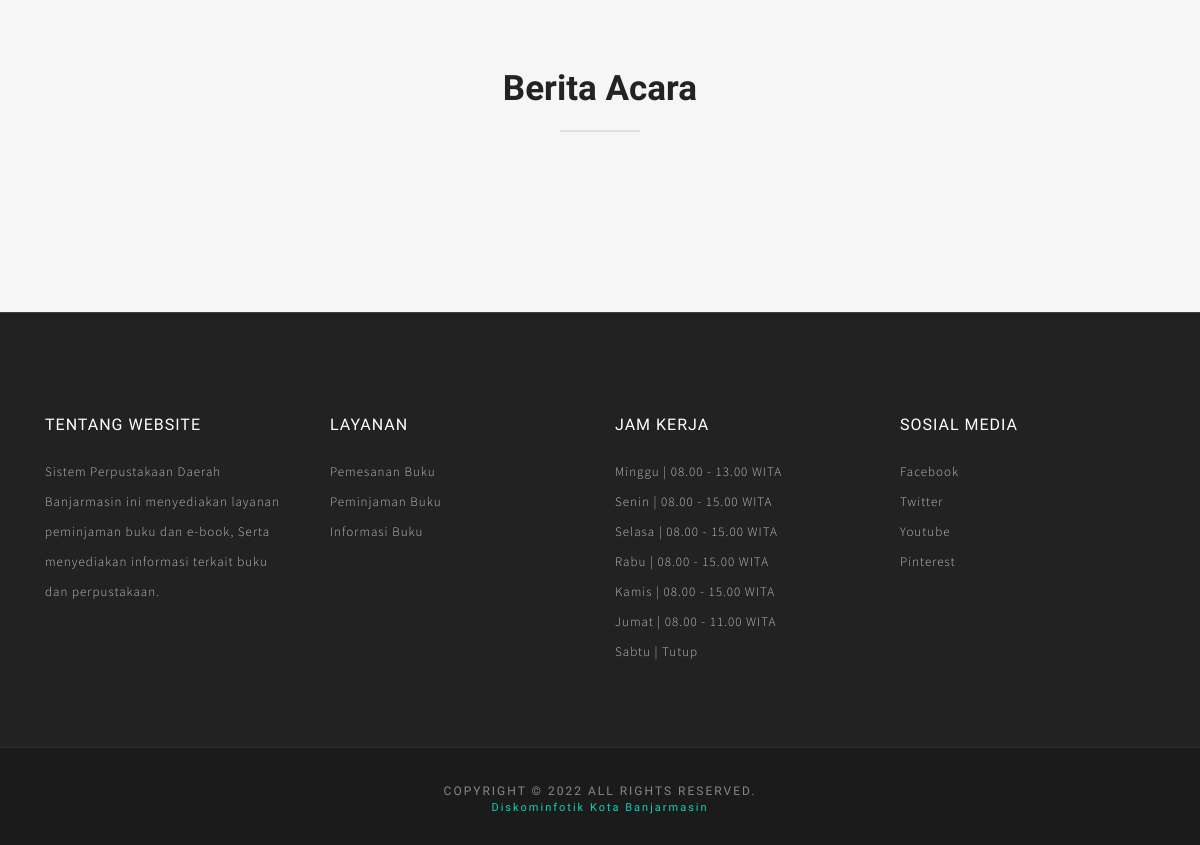
Page /Front-end/index.php (lower part) on the earlier database version.
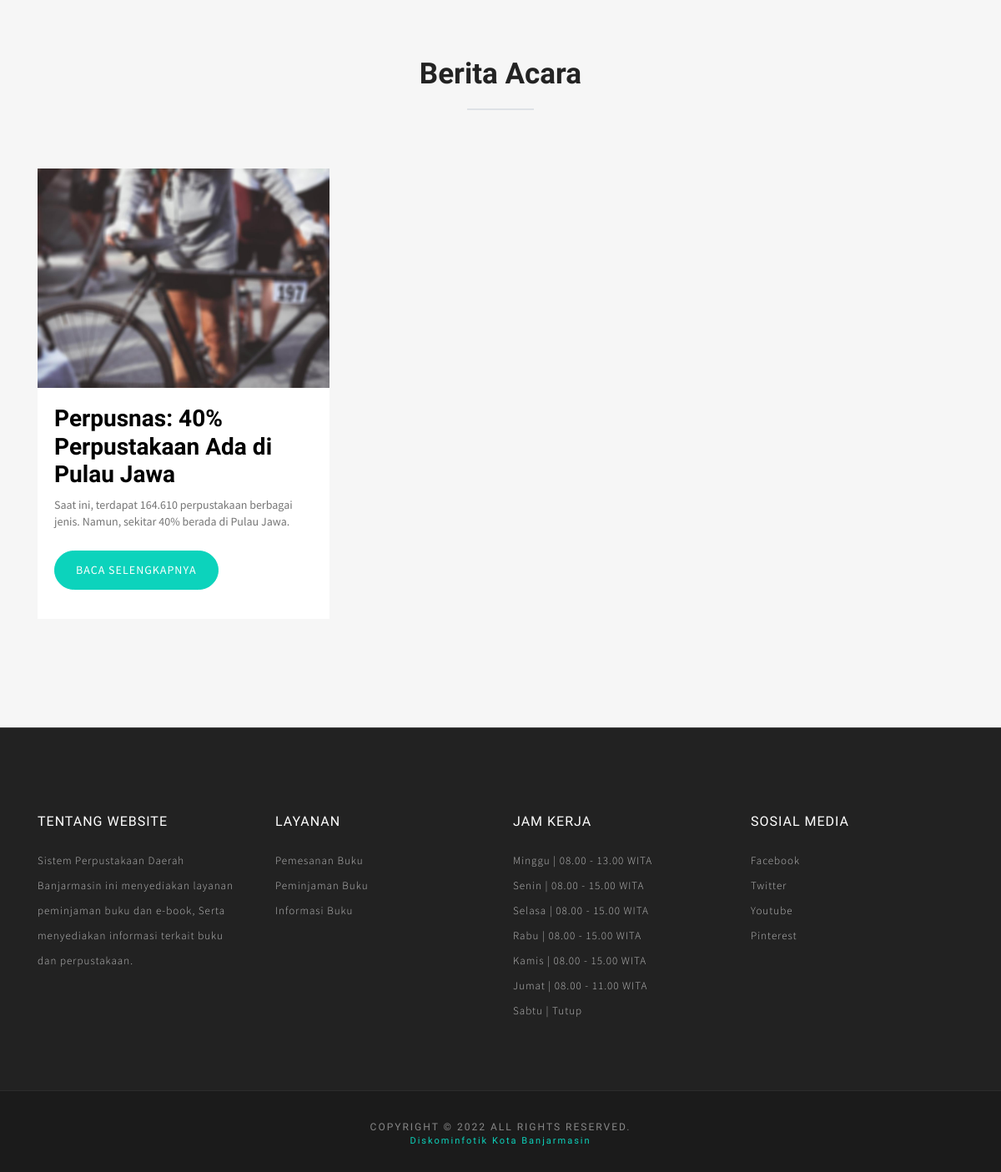
Same page on the later database version.
### tables this page shows
CREATE TABLE `l_berita` (
  `id` int(11) NOT NULL,
  `judul` varchar(255) NOT NULL,
  `keterangan` text NOT NULL,
  `isi` text NOT NULL,
  `foto` varchar(255) NOT NULL
);

### Front-end/index.php (the view, shortened to what this page needs)
<!DOCTYPE html>
<html>
<head>
  <link rel="stylesheet" href="plugins/themefisher-font/style.css">
  <link rel="stylesheet" href="plugins/bootstrap/css/bootstrap.min.css">
  <link rel="stylesheet" href="plugins/lightbox2/dist/css/lightbox.min.css">
  <link rel="stylesheet" href="plugins/animate/animate.css">
  <link rel="stylesheet" href="plugins/slick/slick.css">
  <link rel="stylesheet" href="css/style.css">
</head>
<body id="body">
    <?php
    include_once("../admin/config.php");
    ?>
<section class="blog" id="blog">
	<div class="container">
        <?php
          $stmt_berita = $pdo_conn->prepare("SELECT * FROM l_berita ORDER BY id ");
          $stmt_berita->execute();
          $result_berita = $stmt_berita->fetchAll();
        ?>
		<div class="row">
			<div class="col-12">
				<div class="title text-center ">
					<h2> Berita <span class="color">Acara</span></h2>
					<div class="border"></div>
				</div>
			</div>
      <?php
        		if(!empty($result_berita)) {
        		foreach($result_berita as $row) {
        ?>
			  <article class="col-md-4 col-sm-6 col-xs-12 clearfix ">
				<div class="post-item">
					<div class="media-wrapper">
						<?php echo "<img src='images/blog/$row[foto]' alt='amazing caves coverimage' class='img-fluid'>"?>
					</div>
					<div class="content">
          <?php echo "<h3><a href='single-post.php?id=$row[id]'>$row[judul]</a></h3>"?>
						<?php echo "<p>$row[keterangan]</p>"?>
            <a class='btn btn-main' href="single-post.php?id=<?php echo $row['id']; ?>">Baca selengkapnya</a>
					</div>
				</div>
			</article>
      <?php
            }
          }
          ?>
		</div>
	</div>
</section>
<footer id="footer" class="bg-one">
  <div class="top-footer">
    <div class="container">
      <div class="row">
        <div class="col-sm-3 col-md-3 col-lg-3">
          <h3>Tentang Website</h3>
          <p>Sistem Perpustakaan Daerah Banjarmasin ini menyediakan layanan peminjaman buku dan e-book, Serta menyediakan informasi terkait buku dan perpustakaan.</p>
        </div>
        <div class="col-sm-3 col-md-3 col-lg-3">
          <ul>
            <li><h3>Layanan </h3></li>
            <li><a href="#">Pemesanan Buku</a></li>
            <li><a href="#">Peminjaman Buku</a></li>
            <li><a href="#">informasi Buku</a></li>
          </ul>
        </div>
        <div class="col-sm-3 col-md-3 col-lg-3">
          <ul>
            <li><h3>Jam Kerja</h3></li>
			      <li><a href="#">Minggu | 08.00 - 13.00 WITA</a></li>
            <li><a href="#">Senin | 08.00 - 15.00 WITA</a></li>
			      <li><a href="#">Selasa | 08.00 - 15.00 WITA</a></li>
			      <li><a href="#">Rabu | 08.00 - 15.00 WITA</a></li>
			      <li><a href="#">Kamis | 08.00 - 15.00 WITA</a></li>
            <li><a href="#">Jumat | 08.00 - 11.00 WITA </a></li>
			      <li><a href="#">Sabtu | Tutup</a></li>
          </ul>
        </div>
        <div class="col-sm-3 col-md-3 col-lg-3">
          <ul>
            <li><h3>Sosial Media</h3></li>
            <li><a href="#">Facebook</a></li>
            <li><a href="#">Twitter</a></li>
            <li><a href="#">Youtube</a></li>
            <li><a href="#">Pinterest</a></li>
          </ul>
        </div>
      </div>
    </div>
  </div>
  <div class="footer-bottom">
    <h5>Copyright &copy;  All rights reserved.</h5>
    <h6><a href="">Diskominfotik Kota Banjarmasin </a></h6>
  </div>
</footer>
  </body>
  </html>

Differences in the rows shown:
added l_berita: foto (picture), judul "Perpusnas: 40% Perpustakaan Ada di Pulau Jawa", keterangan "Saat ini, terdapat 164.610 perpustakaan berbagai jenis. Namun, sekitar 40% berada di Pulau Jawa."
